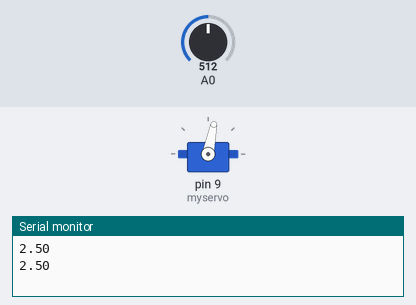
This sketch was run on a simulated Arduino Uno, built with avr-gcc and run on an emulated ATmega328P. Shown: servo, the last lines printed to the serial monitor. The inputs (shaded band) are chosen by the test bench; at power-on: A0 = 512.

Above: at 1.2 s.
1.3 s: A0 set to 80
At 2.6 s:
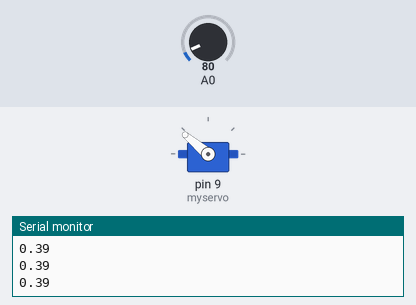
3.6 s: A0 set to 67
At 4.08 s:
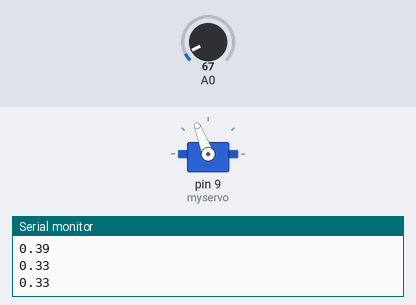
At 7.0 s:
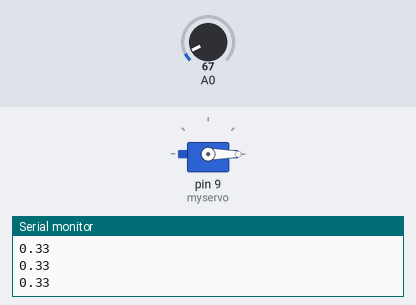
Timing chart, 0 to 8.5 s (numbered marks = the images above; inputs shaded):
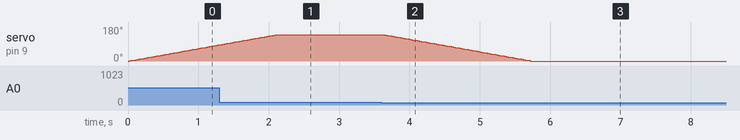

Measured:
- the behaviour switches between 72 and 71 on A0 (found by bisection; images 1 and 2)
- after the input at 3.6 s, servo on pin 9 (myservo): moves from 140° to 0° over 2.1 s, starting at once

The sketch:

combo_hand.ino
```cpp
//Combination of sweep and read analog voltage

#include <Servo.h>

Servo myservo;  // create servo object to control a servo
int sensorValue;
float voltage;


int pos = 0;    // variable to store the servo position
void setup() {
  // put your setup code here, to run once:
  // initialize serial communication at 9600 bits per second:
  Serial.begin(9600);
   myservo.attach(9);  // attaches the servo on pin 9 to the servo object

}

void loop() {
  // put your main code here, to run repeatedly:
  // read the input on analog pin 0:
  sensorValue = analogRead(A0);
  voltage = sensorValue * (5.0 / 1023.0);
  // print out the value you read:
  Serial.println(voltage);
  if (voltage >= 0) {
    while (voltage >= .55) {
      sensorValue = analogRead(A0);
      voltage = sensorValue * (5.0 / 1023.0);
      // print out the value you read:
      Serial.println(voltage);
      if (myservo.read() != 140) {
        for (pos = 0; pos <= 140; pos += 1) { // goes from 0 degrees to 180 degrees
          // in steps of 1 degree
          myservo.write(pos);              // tell servo to go to position in variable 'pos'
          delay(15);                       // waits 15ms for the servo to reach the position
        }
      }
    }
    sensorValue = analogRead(A0);
    voltage = sensorValue * (5.0 / 1023.0);
     // print out the value you read:
     Serial.println(voltage);
     while (voltage < .35) {
      sensorValue = analogRead(A0);
      voltage = sensorValue * (5.0 / 1023.0);
      // print out the value you read:
      Serial.println(voltage);
      if (myservo.read() != 0) {
        for (pos = 140; pos >= 0; pos -= 1) { /// goes from 180 degrees to 0 degrees
          // in steps of 1 degree
          myservo.write(pos);              // tell servo to go to position in variable 'pos'
          delay(15);                       // waits 15ms for the servo to reach the position
        }
      }
    }
  } else {
    delay (150);
  }

}
```
